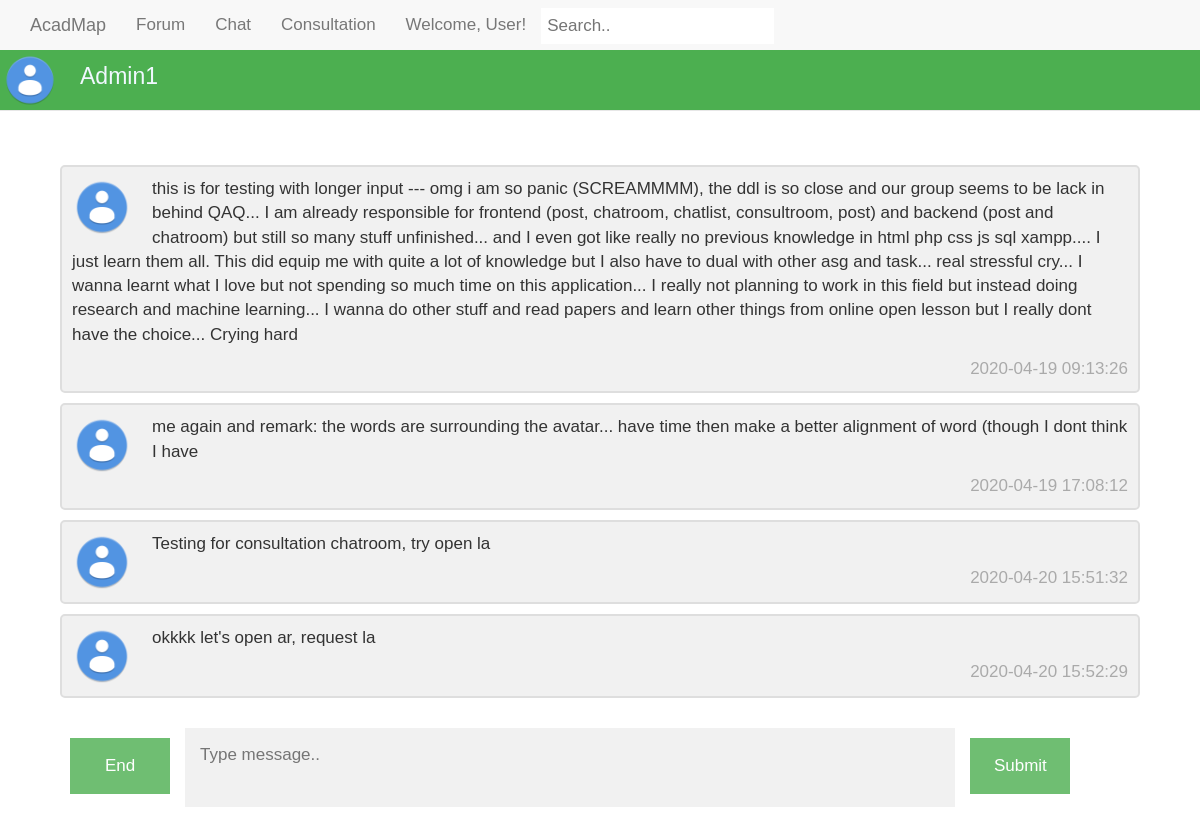
The page /chat_related/cschatrooms.php?id=1 on the database as committed earlier.
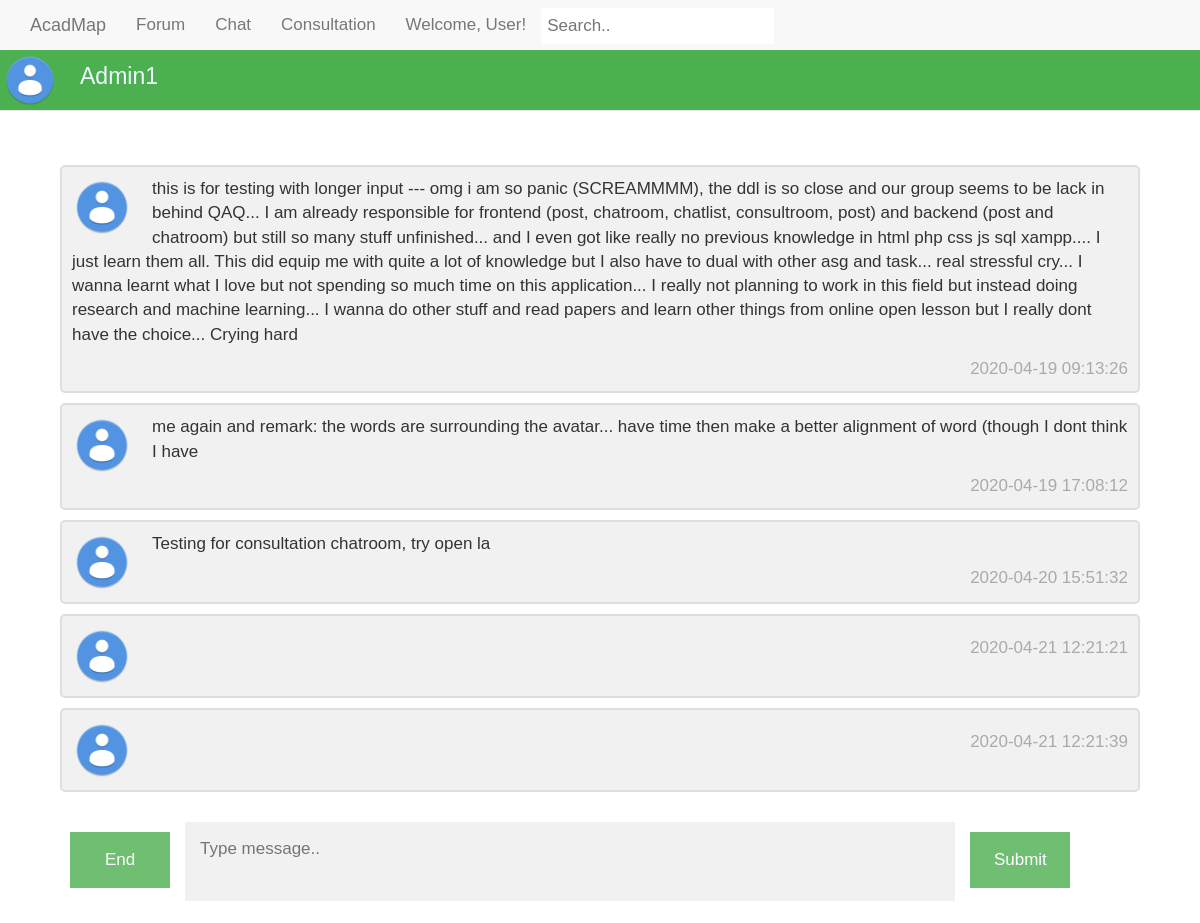
The same page on the database as committed later.
### tables this page shows
CREATE TABLE `user` (
  `user_id` int(8) UNSIGNED NOT NULL,
  `username` varchar(16) NOT NULL,
  `password` varchar(16) NOT NULL,
  `verify_code` varchar(8) NOT NULL DEFAULT 'pokemon!',
  `email_address` varchar(320) NOT NULL
);

CREATE TABLE `chat` (
  `chatroom_id` int(8) UNSIGNED NOT NULL,
  `message` text NOT NULL,
  `message_date_time` timestamp NOT NULL DEFAULT current_timestamp(),
  `sender_name` varchar(8) NOT NULL,
  `consultroom` tinyint(1) NOT NULL DEFAULT 0,
  `msg_type` varchar(16) DEFAULT NULL
);

### chat_related/cschatrooms.php (the view, shortened to what this page needs)
<!DOCTYPE html>
<html>
<head>
<link rel="stylesheet" href="../css/bootstrap.min.css">
<link rel="stylesheet" href="../css/main.css">
<link rel="stylesheet" href="../css/chatrooms.css">
</head>
<body>
<?php
  $servername = "localhost";
  $username = "root";
  $password = "";
  $conn = new mysqli($servername, $username, $password, 'AcadMap');
  $crmid = $_GET['id'];
  $sql = "SELECT * FROM chatroom,user WHERE chatroom_id=$crmid";
  $Result = mysqli_query($conn,$sql);
  $info = mysqli_fetch_array($Result);
  if($_SESSION["user_id"] == $info['user_id']){
    $oppoid = $info['opponent_id'];
  }
  else{
    $oppoid = $info['user_id'];
  }
  $sql = "SELECT * FROM user WHERE user_id=$oppoid";
  $Result = mysqli_query($conn,$sql);
  $info = mysqli_fetch_array($Result);
  echo "
  <nav class='navbar navbar-default navbar-fixed-top'>
  <div class='container'>
    <a href='#' class='navbar-brand'>AcadMap</a>
    <div class='container-fluid'>
      <ul class='nav navbar-nav'>
        <li><a href='#'>Forum</a></li>
        <li><a href='#'>Chat</a></li>
        <li><a href='#'>Consultation</a></li>
        <input type='text' placeholder='Search..'>
        <li><a href='#'>Welcome, User!</a></li>
      </ul>
    </div>
  </div>
  <div class='header2'>
  <img src='../assets/avatar.png' alt='Avatar'>
  <p class='phead'>".$info['username']."</p>
  </div>
</nav>";
?>
<div class="content1" style="margin-top:100px">
<div id='8888'>
<?php
  $sql = "SELECT * FROM chat WHERE chatroom_id=$crmid ORDER BY message_date_time";
  $Result = mysqli_query($conn,$sql);
  $col = mysqli_num_rows($Result);
  $myname = $_SESSION['username'];
  for ($x = 0; $x < $col; $x++) {
    $info = mysqli_fetch_array($Result);
    if($myname == $info['sender_name']){
      echo "<div class=\"container1 darker\">
      <img src=\"../assets/avatar.png\" alt=\"Avatar\" class=\"right\">
      <p>".$info['message']."</p>
      <span class=\"time-left\">".$info['message_date_time']."</span>
      </div>";
    }
    else{
      echo "<div class=\"container1\">
      <img src=\"../assets/avatar.png\" alt=\"Avatar\">
      <p>".$info['message']."</p>
      <span class=\"time-right\">".$info['message_date_time']."</span>
      </div>";
    }
  }
?>
</div>
<div class="chat" id="myForm">
  <form action="end.php" class="form-container">
      <input class="btncs" style="margin-top:25px" type="submit" onclick="history.go(0);" value='End'>
  </form>
  <form action="chatp.php" class="form-container" id='bottom'>
    <textarea placeholder="Type message.." name="msg" required></textarea>
    <input class="btncs" type="submit" onclick="history.go(0);">
  </form>
</div>
</div>
</body>
</html>

### css/main.css (style rules this page uses)
body { padding-top: 50px; }
.time-right { float: right; color: #aaaaaa; }
.navbar input[type=text] { float: right; padding: 6px; margin-top: 8px; margin-right: 16px; border: none; font-size: 17px; }

### css/chatrooms.css (style rules this page uses)
body { margin: 0; font-size: 17px; font-family: Arial, Helvetica, sans-serif; }
.container1 { border: 2px solid #dedede; background-color: #f1f1f1; border-radius: 5px; padding: 10px; margin: 10px 0; }
.container1::after { content: ""; clear: both; display: table; }
.container1 img { float: left; max-width: 60px; width: 100%; margin-right: 20px; border-radius: 50%; }
.time-right { float: right; color: #aaa; }
.form-container { padding: 5px; background-color: white; }
.form-container textarea { width: 72%; float: left; padding: 15px; margin: 5px 10px 22px 10px; border: none; background: #f1f1f1; resize: none; min-height: 20px; }
.form-container .btncs { float: left; background-color: #4CAF50; color: white; padding: 16px 20px; margin: 15px 5px 22px 5px; border: none; cursor: pointer; width: 100px; margin-bottom:10px; opacity: 0.8; }
.header2 { z-index: 1; width: 100%; height: 60px; background-color: #4CAF50; }
.header2 img { float: left; max-width: 60px; width: 100%; padding: 2px; margin-right: 20px; border-radius: 50%; }
.phead { padding: 10px 0px; font-size: 23px; color: aliceblue; }
.content1 { padding: 5px 0px; margin: 2px auto 0 auto; width: 90%; }

Rows that differ between the two databases and show on the page:
removed chat: message "okkkk let's open ar, request la", message_date_time "2020-04-20 15:52:29"
added chat: message_date_time "2020-04-21 12:21:21"
added chat: message_date_time "2020-04-21 12:21:39"
